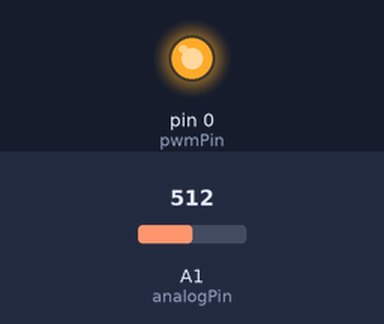
This sketch was run on a simulated Arduino Uno, built with avr-gcc and run on an emulated ATmega328P. Parts: output pins drawn as LEDs (lit = HIGH). Inputs (shaded band) come from the test bench; at power-on: A1 (analogPin) = 512.

Above: at 1.2 s.
1.3 s: A1 (analogPin) set to 495
At 2.0 s:
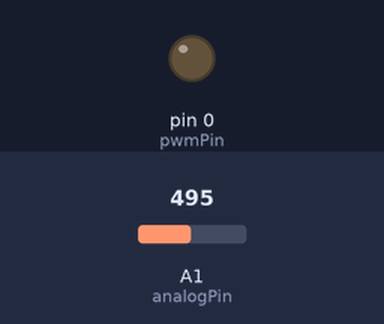
2.8 s: A1 (analogPin) set to 716
At 3.2 s:
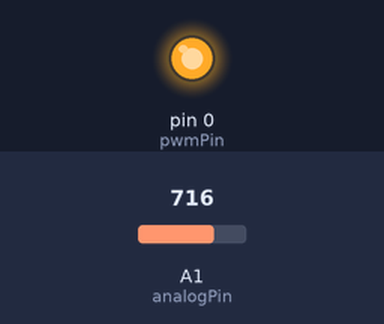
4.3 s: A1 (analogPin) set to 511
At 5.5 s:
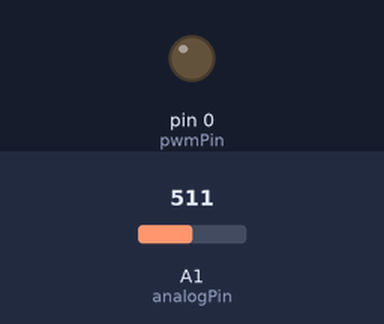
Timing chart, 0 to 7.3 s (numbered marks = the images above; inputs shaded):
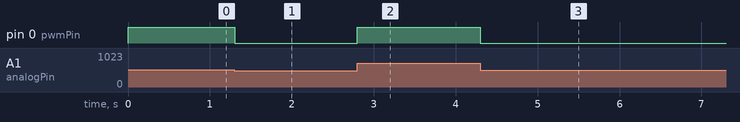

The sketch:

arduino.ino
```cpp
int pwmPin = 0;
int analogPin = A1;

void setup() {

  pinMode(pwmPin, OUTPUT);
  pinMode(analogPin, INPUT);
}

void loop() {

  int val = analogRead(analogPin); // Read analog voltage on pin 2 (A1)
  analogWrite(pwmPin, val / 4);

}
```

Measured:
- the behaviour switches between 512 and 511 on A1 (analogPin) (found by bisection; images 0 and 1)
- after the input at 1.3 s, pin 0 (pwmPin): HIGH → LOW at once
- after the input at 2.8 s, pin 0 (pwmPin): LOW → HIGH at once
- after the input at 4.3 s, pin 0 (pwmPin): HIGH → LOW at once
